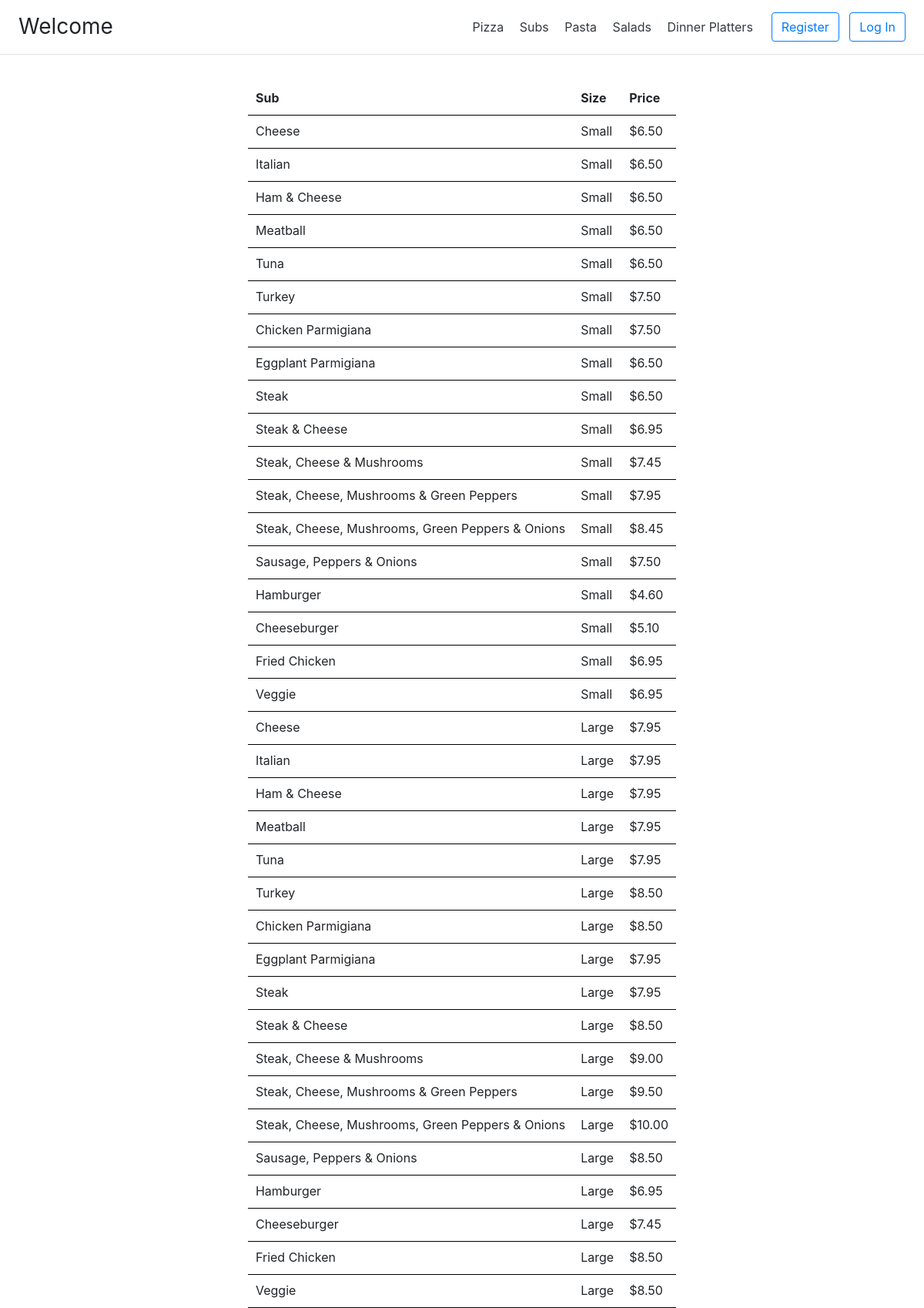
/menu/subs, run on the app's committed database.
### orders/models.py (models this page shows, shortened)
class SubPrice(models.Model):
    classification = models.CharField(max_length=30)
    size = models.CharField(max_length=10)
    price = models.DecimalField(max_digits=6, decimal_places=2)
    class Meta:
        verbose_name_plural = "Sub Price"

### orders/views.py (the view)
# urls.py: path("menu/subs", views.subs, name="subs"),
def subs(request):
    route = "orders/subs.html"
    sub_menu = SubPrice.objects.all()
    context = {"sub_menu": sub_menu}
    return auth_view(route, context, request)

### orders/views.py (called while the page is built)
def auth_view(route, context, request):
    context['user'] = request.user
    if request.user.is_authenticated:
        base_template = "orders/layoutAuth.html"
        context["base_template"] = base_template
        user_profile = UserProfile.objects.get(customer=request.user)
        return render(request, route, context)
    base_template = "orders/layout.html"
    context["base_template"] = base_template
    return render(request, route, context)

### orders/templates/orders/subs.html (shortened to what this page needs)
{% extends base_template %}
{% load static %}
{% block extra %}
<link rel="stylesheet" href="{% static 'orders/main.css' %}"/>
{% endblock %}
{% block body %}
<div class="container">
    <div class="row">
        <div class="col" align="center">
            <table>
                {% if user.is_authenticated %}
                <thead>
                <tr>
                    <th scope="col" id="orderType">Sub</th>
                    <th scope="col">Size</th>
                    <th scope="col">Price</th>
                    <th scope="col">Add to Cart</th>
                </tr>
                </thead>
                <tbody>
                {% for menu in sub_menu %}
                <tr>
                    <td>{{menu.classification}}</td>
                    <td>{{menu.size}}</td>
                    <td> ${{menu.price}}</td>
                    <td align="center">
                        <button type="button" class="btn btn-outline-dark" data-id="{{menu.id}}">+</button>
                    </td>
                </tr>
                {% endfor %}
                </tbody>
                {% else %}
                <thead>
                <tr>
                    <th scope="col" id="orderType">Sub</th>
                    <th scope="col">Size</th>
                    <th scope="col">Price</th>
                </tr>
                </thead>
                <tbody>
                {% for menu in sub_menu %}
                <tr>
                    <td>{{menu.classification}}</td>
                    <td>{{menu.size}}</td>
                    <td> ${{menu.price}}</td>
                </tr>
                {% endfor %}
                </tbody>
                {% endif %}
            </table>
        </div>
    </div>
</div>
{% endblock %}

### orders/static/orders/main.css (style rules this page uses)
table { border-collapse: separate; border-spacing: 0; margin-top: 20px; }
th { text-align: left; font-weight: bold; border-bottom: 1px solid #000; }
th, td { padding: 8px 10px 10px; line-height: inherit; border-bottom: 1px solid #000; }
th { vertical-align: bottom }
td { vertical-align: top }

### data on the page
SubPrice: classification "Cheese", size "Small", price "6.50"
SubPrice: classification "Italian", size "Small", price "6.50"
SubPrice: classification "Ham & Cheese", size "Small", price "6.50"
SubPrice: classification "Meatball", size "Small", price "6.50"
SubPrice: classification "Tuna", size "Small", price "6.50"
SubPrice: classification "Turkey", size "Small", price "7.50"
SubPrice: classification "Chicken Parmigiana", size "Small", price "7.50"
SubPrice: classification "Eggplant Parmigiana", size "Small", price "6.50"
SubPrice: classification "Steak", size "Small", price "6.50"
SubPrice: classification "Steak & Cheese", size "Small", price "6.95"
SubPrice: classification "Steak, Cheese & Mushrooms", size "Small", price "7.45"
SubPrice: classification "Steak, Cheese, Mushrooms & Green Peppers", size "Small", price "7.95"
SubPrice: classification "Steak, Cheese, Mushrooms, Green Peppers & Onions", size "Small", price "8.45"
SubPrice: classification "Sausage, Peppers & Onions", size "Small", price "7.50"
SubPrice: classification "Hamburger", size "Small", price "4.60"
SubPrice: classification "Cheeseburger", size "Small", price "5.10"
SubPrice: classification "Fried Chicken", size "Small", price "6.95"
SubPrice: classification "Veggie", size "Small", price "6.95"
SubPrice: classification "Cheese", size "Large", price "7.95"
SubPrice: classification "Italian", size "Large", price "7.95"
SubPrice: classification "Ham & Cheese", size "Large", price "7.95"
SubPrice: classification "Meatball", size "Large", price "7.95"
SubPrice: classification "Tuna", size "Large", price "7.95"
SubPrice: classification "Turkey", size "Large", price "8.50"
SubPrice: classification "Chicken Parmigiana", size "Large", price "8.50"
SubPrice: classification "Eggplant Parmigiana", size "Large", price "7.95"
SubPrice: classification "Steak", size "Large", price "7.95"
SubPrice: classification "Steak & Cheese", size "Large", price "8.50"
SubPrice: classification "Steak, Cheese & Mushrooms", size "Large", price "9.00"
SubPrice: classification "Steak, Cheese, Mushrooms & Green Peppers", size "Large", price "9.50"
SubPrice: classification "Steak, Cheese, Mushrooms, Green Peppers & Onions", size "Large", price "10.00"
SubPrice: classification "Sausage, Peppers & Onions", size "Large", price "8.50"
SubPrice: classification "Hamburger", size "Large", price "6.95"
SubPrice: classification "Cheeseburger", size "Large", price "7.45"
SubPrice: classification "Fried Chicken", size "Large", price "8.50"
SubPrice: classification "Veggie", size "Large", price "8.50"
